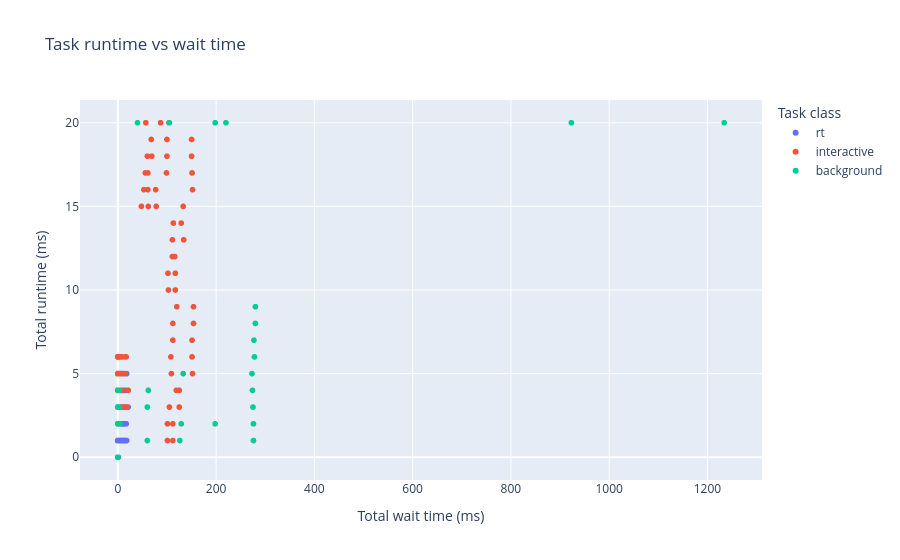

This figure's notebook cell:
### Markdown cell above
## Task runtime vs wait

### Code cell
runtime_fig = ml.make_task_runtime_scatter(trace)
runtime_fig.write_html(figure_output_dir / 'task_runtime_scatter.html')
runtime_fig.write_image(figure_output_dir / 'task_runtime_scatter.png')
runtime_fig

### Figure 1 — Plotly figure (JSON) as saved in the notebook; plotly's stock layout.template omitted (floating-point values rounded to 4 significant figures; data arrays with more than 128 entries replaced by an {"elided": "..."} marker saying what was removed)
{"data": [{"customdata": {"elided": "12353x5 mixed values"}, "hovertemplate": "Task class=rt<br>Total wait time (ms)=%{x}<br>Total runtime (ms)=%{y}<br>name=%{customdata[0]}<br>priority=%{customdata[1]}<br>dispatch_count=%{customdata[2]}<br>arrival_ms=%{customdata[3]}<br>completion_ms=%{customdata[4]}<extra></extra>", "legendgroup": "rt", "marker": {"color": "#636efa", "symbol": "circle"}, "mode": "markers", "name": "rt", "showlegend": true, "type": "scattergl", "x": {"elided": "12353 int values"}, "xaxis": "x", "y": {"elided": "12353 int values"}, "yaxis": "y"}, {"customdata": {"elided": "1081x5 mixed values"}, "hovertemplate": "Task class=interactive<br>Total wait time (ms)=%{x}<br>Total runtime (ms)=%{y}<br>name=%{customdata[0]}<br>priority=%{customdata[1]}<br>dispatch_count=%{customdata[2]}<br>arrival_ms=%{customdata[3]}<br>completion_ms=%{customdata[4]}<extra></extra>", "legendgroup": "interactive", "marker": {"color": "#EF553B", "symbol": "circle"}, "mode": "markers", "name": "interactive", "showlegend": true, "type": "scattergl", "x": {"elided": "1081 int values"}, "xaxis": "x", "y": {"elided": "1081 int values"}, "yaxis": "y"}, {"customdata": {"elided": "132x5 mixed values"}, "hovertemplate": "Task class=background<br>Total wait time (ms)=%{x}<br>Total runtime (ms)=%{y}<br>name=%{customdata[0]}<br>priority=%{customdata[1]}<br>dispatch_count=%{customdata[2]}<br>arrival_ms=%{customdata[3]}<br>completion_ms=%{customdata[4]}<extra></extra>", "legendgroup": "background", "marker": {"color": "#00cc96", "symbol": "circle"}, "mode": "markers", "name": "background", "showlegend": true, "type": "scattergl", "x": {"elided": "132 int values"}, "xaxis": "x", "y": {"elided": "132 int values"}, "yaxis": "y"}], "layout": {"legend": {"title": {"text": "Task class"}, "tracegroupgap": 0}, "title": {"text": "Task runtime vs wait time"}, "xaxis": {"anchor": "y", "domain": [0, 1], "title": {"text": "Total wait time (ms)"}}, "yaxis": {"anchor": "x", "domain": [0, 1], "title": {"text": "Total runtime (ms)"}}}}
